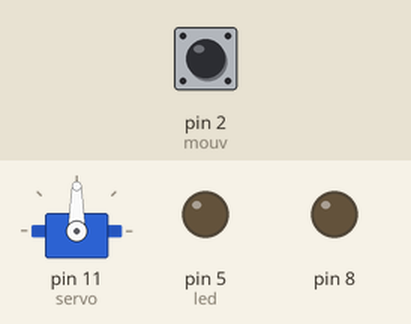
The sketch below on a simulated Arduino Uno, built with avr-gcc and run on an emulated ATmega328P. On the bench: servo, output pins drawn as LEDs (lit = HIGH). The test bench sets the inputs (shaded band); at power-on: pin 2 (mouv) LOW.

Above: at 1.2 s.
1.3 s: pin 2 (mouv) driven HIGH
At 4.0 s:
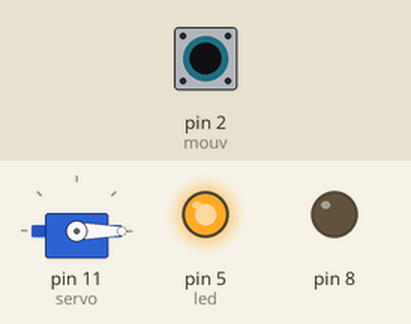
4.3 s: pin 2 (mouv) driven LOW
At 6.0 s:
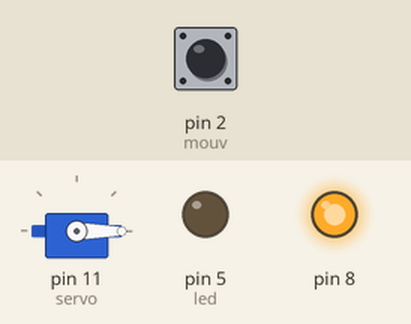
6.8 s: pin 2 (mouv) driven HIGH
At 7.26 s:
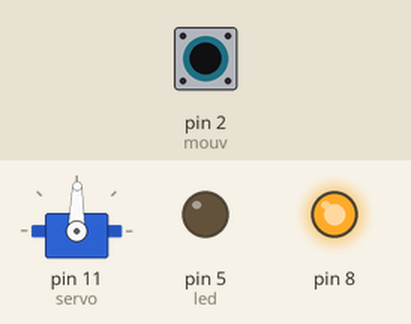
9.8 s: pin 2 (mouv) pulsed LOW 5 times (0.12 s each, 0.3 s apart)
At 10.2 s:
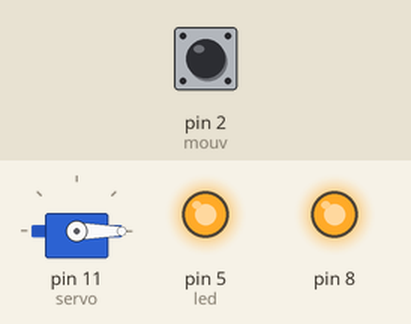
Timing chart, 0 to 14.2 s (numbered marks = the images above; inputs shaded):
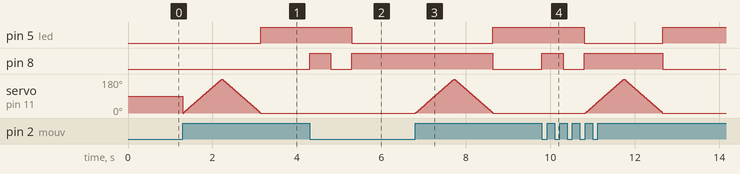

Measured:
- after the input at 1.3 s, pin 5 (led): LOW → HIGH after 1.8 s
- after the input at 4.3 s, pin 5 (led): HIGH → LOW after 1.0 s; pin 8: LOW → HIGH at once, → LOW 0.50 s later, → HIGH 0.50 s later
- after the input at 6.8 s, pin 5 (led): LOW → HIGH after 1.8 s; pin 8: HIGH → LOW after 1.8 s; servo on pin 11 (servo): rises from 0° to 180° in 0.91 s, then falls to 0° in 0.91 s
- after the input at 9.8 s, pin 5 (led): HIGH → LOW after 1.0 s, → HIGH 1.9 s later; pin 8: LOW → HIGH at once, → LOW 0.50 s later, → HIGH 0.50 s later, → LOW 1.9 s later; servo on pin 11 (servo): rises from 0° to 180° in 0.91 s, then falls to 0° in 0.92 s

The sketch:

NOX_BOX_2_.ino
```cpp
#include <Servo.h>
Servo servo;
const int led = 5;
const int mouv = 2;
const int t = 5;

void setup() {
  pinMode(mouv, INPUT);
  pinMode(led, OUTPUT);
  pinMode(8,OUTPUT);
  servo.attach(11);
  Serial.begin(9600);
}

void loop() {
  bool state_mouv = digitalRead(2);
  bool state_led = digitalRead(5);
  bool a = state_led && state_mouv;

  if (a == false and state_mouv == true){
    for (int position = 0; position <= 180; position++){
      servo.write(position);
      delay(t);
    }
    for (int position = 180; position >= 0; position--){
      servo.write(position);
      delay(t);
    }
    digitalWrite(led, HIGH);
    digitalWrite(8,LOW);
  }


  if (a == false and state_led == true){
    digitalWrite(8,HIGH);
    delay(500);
    digitalWrite(8,LOW);
    delay(500);
    digitalWrite(8,HIGH);
    digitalWrite(led, LOW);
  }
}
```
